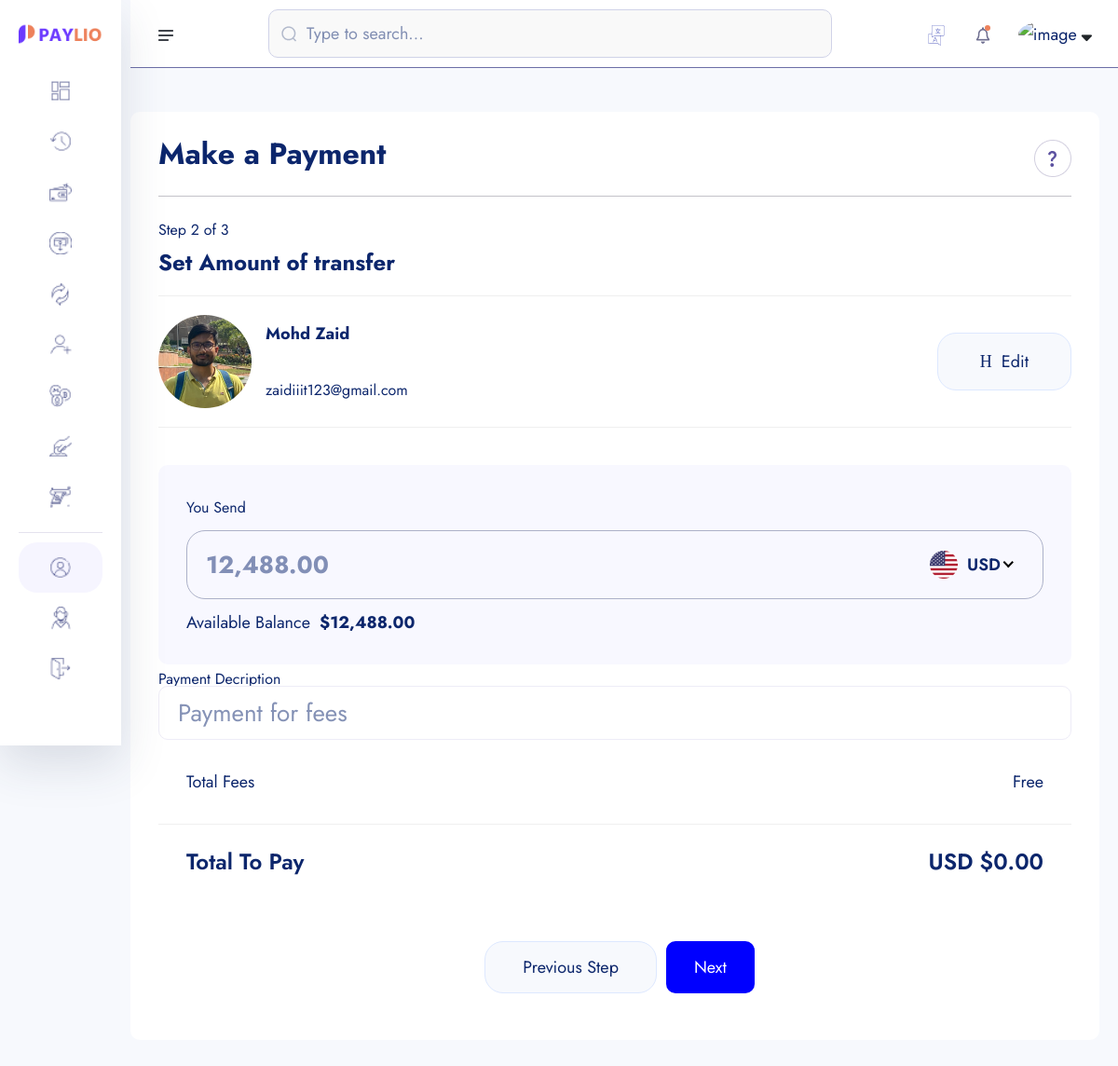
Screenshot of /amount-transfer/2172851507558/ (signed in) with the database file from the repository.
### account/models.py (models this page shows, shortened)
class Account(models.Model):
    id=models.UUIDField(primary_key=True,unique=True,default=uuid.uuid4,editable=False)
    user=models.OneToOneField(User,on_delete=models.CASCADE)
    account_balance=models.DecimalField(max_digits=12,decimal_places=2,default=0.00)
    account_number=ShortUUIDField(unique=True,length=10,max_length=25,prefix="217",alphabet="1234567890")
    account_id=ShortUUIDField(unique=True,length=7,max_length=25,prefix="DEX",alphabet="1234567890")
    pin_number=ShortUUIDField(unique=True,length=4,max_length=7,alphabet="1234567890")
    ref_code=ShortUUIDField(unique=True,length=10,max_length=20,alphabet="abcdefgh1234567890")
    account_status=models.CharField(max_length=100,choices=ACCOUNT_STATUS,default="in-active")
    date=models.DateTimeField(auto_now_add=True)
    kyc_submitted=models.BooleanField(default=False)
    kyc_confirmed=models.BooleanField(default=False)
    recommended_by=models.ForeignKey(User,on_delete=models.DO_NOTHING,blank=True,null=True,related_name="recommended_by")
    review=models.CharField(max_length=100,null=True,blank=True,default="REVIEW")
    class Meta:
        ordering=['-id']

class KYC(models.Model):
    id=models.UUIDField(primary_key=True,unique=True,default=uuid.uuid4,editable=False)
    user=models.OneToOneField(User,on_delete=models.CASCADE)
    full_name=models.CharField(max_length=1000)
    image=models.ImageField(upload_to="Kyc",default="default.jpg")
    account=models.OneToOneField(Account,on_delete=models.CASCADE,null=True,blank=True)
    marrital_status=models.CharField(choices=MARITAL_STATUS,max_length=40)
    gender=models.CharField(choices=GENDER,max_length=40)
    identity_type=models.CharField(choices=IDENTITY_TYPE,max_length=140)
    identity_image=models.ImageField(upload_to="kyc",null=True,blank=True)
    date_of_birth=models.DateTimeField(auto_now_add=False)
    signature=models.ImageField(upload_to="kyc")
    country=models.CharField(max_length=100)
    state=models.CharField(max_length=100)
    city=models.CharField(max_length=100)
    mobile=models.CharField(max_length=1000)
    fax=models.CharField(max_length=1000)
    data=models.DateTimeField(auto_now_add=True)

### userauths/models.py (models this page shows, shortened)
class User(AbstractUser):
    username=models.CharField(max_length=100)
    email=models.EmailField(unique=True)
    is_staff=models.BooleanField(default=False)
    is_superuser=models.BooleanField(default=False)
    USERNAME_FIELD  = 'email'
    REQUIRED_FIELDS = ['username']

### core/transfer.py (the view)
# urls.py: path("amount-transfer/<account_number>/",transfer.AmountTransfer,name="amount-transfer"),
def AmountTransfer(request,account_number):
    try:
        account=Account.objects.get(account_number=account_number)
    except:
        messages.warning(request,"Account does not exist")
        return redirect("core:search-account")
    context={
        "account":account ,
    }
    return render(request,"transfer/amount-transfer.html",context)

### templates/transfer/amount-transfer.html (shortened to what this page needs)
{% extends "partials/dashboard-base.html" %}
{% load static %}
{% load humanize %}
{%block content %}
<section class="dashboard-section body-collapse pay step step-2">
    <div class="overlay pt-120">
        <div class="container-fruid">
            <div class="main-content">
                <div class="head-area d-flex align-items-center justify-content-between">
                    <h4>Make a Payment</h4>
                    <div class="icon-area">
                        <img src="{% static 'assets/images/icon/support-icon.png' %}" alt="icon">
                    </div>
                </div>
                <div class="choose-recipient">
                    <div class="step-area">
                        <span class="mdr">Step 2 of 3</span>
                        <h5>Set Amount of transfer</h5>
                    </div>
                    <div class="user-select">
                        <div class="single-user">
                            <div class="left d-flex align-items-center">
                                <div class="img-area">
                                    <img style="width:100px; height:100px; border-radius: 50%; object-fit: cover;"
                                        src="{{ account.user.kyc.image.url }}" alt="image">
                                </div>
                                <div class="text-area">
                                    <p>{{ account.user.kyc.full_name|title }}</p>
                                    <span class="mdr"><b>{{ accunt.account_number }}</b></span><br>
                                    <span class="mdr">{{ account.user.email }}</span>
                                </div>
                            </div>
                            <div class="right">
                                <a href="{% url 'core:search-account' %}">
                                    <i class="icon-h-edit"></i>
                                    Edit
                                </a>
                            </div>
                        </div>
                    </div>
                </div>
                <form  action="{% url 'core:amount-transfer-process' account.account_number %}" method="POST">
                    <div class="send-banance">
                        <span class="mdr">You Send</span>
                        <div class="input-area">
                            <input class="xxlr" onkeyup="CalculateBalance()"
                                placeholder="{{ request.user.account.account_balance|intcomma }}" type="number"
                                name="amount-send" id="amount-send">
                        </div>
                        <p>Available Balance<b>${{ request.user.account.account_balance|intcomma }}</b></p>
                    </div>
                    <div class="send-balance pt-0 mt-0">
                        <span class="mdr">Payment Decription</span>
                        <div class="input-area">
                            <input class="xxlr" onkeyup="CalculateBalance()"
                                placeholder="Payment for fees" type="text"
                                name="description" >
                        </div>
                    </div>
                    <ul class="total-fees">
                        <li>Total Fees</li>
                        <li>Free</li>
                    </ul>
                    <ul class="total-fees pay">
                        <li>
                            <h5>Total To Pay</h5>
                        </li>
                        <li>
                            <h5 id="total-to-pay">USD $0.00</h5>
                        </li>
                    </ul>
                    <div class="footer-area mt-40">
                        <a href="pay-step-1.html">Previous Step</a>
                        <button type="submit"
                            style="padding:10px 30px; border-radius: 10px; background:blue ; color:#fff"
                            class="active">Next</button>
                    </div>
                </form>
            </div>
        </div>
    </div>
</section>
{% endblock content %}

### rows the page displays
Account: user.kyc.image (picture), user.kyc.full_name "Mohd Zaid", user.email "zaidiiit123@gmail.com"
User: amount-send "12,488.00", user.account.account_balance "12,488.00"
